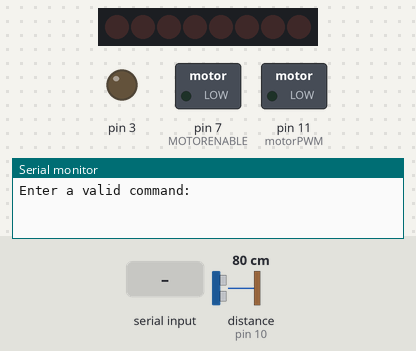
Bench run of a sketch on a simulated Arduino Uno, built with avr-gcc and run on an emulated ATmega328P. Parts: 8 shift-register outputs drawn as a row of LEDs (first output left, lit = HIGH), switched loads named in the sketch (green lamp = pin HIGH), output pins drawn as LEDs (lit = HIGH), the last lines printed to the serial monitor. Wiring (inferred from the names in the program): ultrasonic range finder: trigger pin 9; echo pin 10; shift register (74HC595): data pin 8; shift clock pin 4; latch pin 12. Wiring (inferred from the signals the program sends): row of LEDs: on Q0, Q1, Q2, Q3, Q4, Q5, Q6, Q7. Inputs (shaded band) come from the test bench; at power-on: distance to the obstacle (sensor on pin 10) 80 cm. The echo pulse lasts 58.3 µs per cm; pins used as bus, display or sensor lines are not drawn.

Above: at 1.2 s.
1.3 s: "left" received over the second serial link
At 2.1 s:
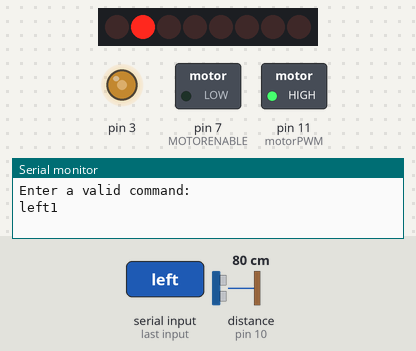
3.8 s: "right" received over the second serial link
At 4.6 s:
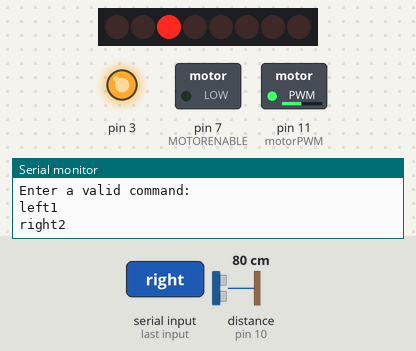
6.3 s: "back" received over the second serial link
At 7.0 s:
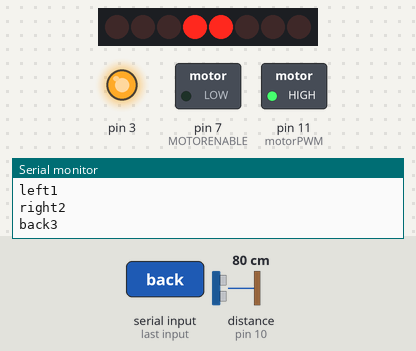
8.0 s: "abort" received over the second serial link
At 8.4 s:
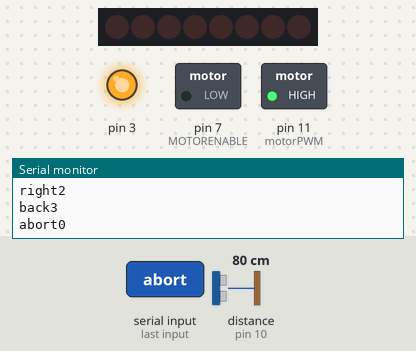
9.5 s: "forward" received over the second serial link
At 10.6 s:
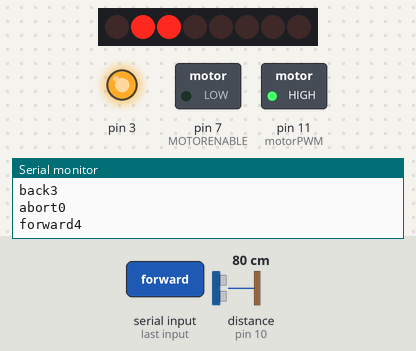
11.2 s: "left" received over the second serial link
At 12.0 s:
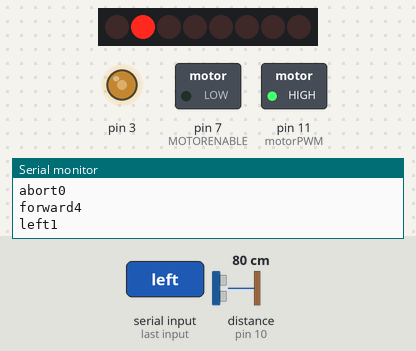
Timing chart, 0 to 14.2 s (numbered marks = the images above; inputs shaded):
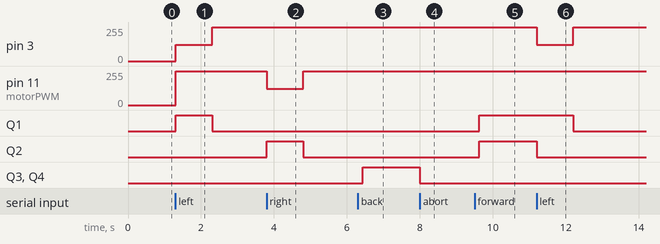

Measured:
- after the input at 1.3 s, pin 3: 0/255 → 123/255 at once, → 255/255 1.0 s later; pin 11 (motorPWM): 0/255 → 255/255 at once; Q1: LOW → HIGH at once, → LOW 1.0 s later
- after the input at 3.8 s, pin 11 (motorPWM): 255/255 → 123/255 at once, → 255/255 1.0 s later; Q2: LOW → HIGH at once, → LOW 1.0 s later
- after the input at 6.3 s, Q3, Q4: LOW → HIGH after 0.13 s
- after the input at 8.0 s, Q3, Q4: HIGH → LOW at once
- after the input at 9.5 s, Q1, Q2: LOW → HIGH after 0.13 s
- after the input at 11.2 s, pin 3: 255/255 → 123/255 at once, → 255/255 1.0 s later; Q1: HIGH → LOW after 1.0 s; Q2: HIGH → LOW at once

The sketch:

Keyboard_Ctl-LAZ.ino
```cpp
//Draft of
//control of the dc motors && Ultrasonic sensor
//from keyboard input
#include <SoftwareSerial.h>

SoftwareSerial BlueTooth(6,13); //6 RXD, 13 TXD


const int trigPin = 9;
const int echoPin = 10;
long duration;
double distance;
String cmd;

//Arduino pins for the shift register
#define MOTORLATCH 12
#define MOTORCLK 4
#define MOTORENABLE 7
#define MOTORDATA 8

/*8-bit bus after the 74HC595 shift register
  (not Arduino pins)
  These are used to set the direction of the bridge driver..*/
#define MOTOR1_A 2
#define MOTOR1_B 3
#define MOTOR2_A 1
#define MOTOR2_B 4


//Arduino pins for PWM signals, pins 11 and 3 are PWM pins
#define MOTOR1_PWM 11
#define MOTOR2_PWM 3


//Codes for the motor function.
#define FORWARD 1
#define BACKWARD 2
#define BRAKE 3
#define RELEASE 4

void setup()
{
  pinMode(trigPin,OUTPUT);
  pinMode(echoPin,INPUT);
  Serial.begin(9600);
  BlueTooth.begin(9600);
  Serial.println("Enter a valid command: ");
}

//this returns the distance read by the sensor
double getDistance()
{
  digitalWrite(trigPin,LOW);
  delayMicroseconds(2);

  digitalWrite(trigPin,HIGH);
  delayMicroseconds(10);
  digitalWrite(trigPin,LOW);

  duration = pulseIn(echoPin,HIGH);
  distance = duration*0.034/2;
  return distance;
}

//stops the robot if conditions are met
void backUp()
{
  motor(1,BRAKE,0);
  motor(2,BRAKE,0);
}

//sets the speed, direction of motor 1 or 2
void motor(int nMotor, int direction_, int speed)
{
  int motorPositive, motorNegative;

  if (nMotor == 1 || nMotor == 2)
  {
    switch (nMotor)
    {
      case 1:
        motorPositive   = MOTOR1_A;
        motorNegative   = MOTOR1_B;
        break;
      case 2:
        motorPositive   = MOTOR2_A;
        motorNegative   = MOTOR2_B;
        break;
      default:
        break;
    }

    switch (direction_)
    {
      case FORWARD:
        motor_output (motorPositive, HIGH, speed);
        motor_output (motorNegative, LOW, -1);   // -1: no PWM set
        break;
      case BACKWARD:
        motor_output (motorPositive, LOW, speed);
        motor_output (motorNegative, HIGH, -1);    // -1: no PWM set
        break;
      case BRAKE:
      /*The AdaFruit library didn't implement a brake.
      The L293D motor driver ic doesn't have a good
      brake anyway.
      It uses transistors inside, and not mosfets.
      Some use a software break, by using a short
      reverse voltage.
      This brake will try to brake, by enabling
      the output and by pulling both outputs to ground.
      But it isn't a good break..*/
        motor_output (motorPositive, LOW, 255); //255: fully on.
        motor_output (motorNegative, LOW, -1);  //-1: no PWM set
        break;
      case RELEASE:
        motor_output (motorPositive, LOW, 0);  //0: output floating.
        motor_output (motorNegative, LOW, -1); //-1: no PWM set
        break;
      default:
        break;
    }
  }
}


void motor_output (int output, int high_low, int speed)
/*The function motor_ouput uses the motor driver to
  drive normal outputs like lights, relays, solenoids,
  DC motors (but not in reverse).
  It is also used as an internal helper function
  for the motor() function...*/
{
  int motorPWM;

  switch (output)
  {
    case MOTOR1_A:
    case MOTOR1_B:
      motorPWM = MOTOR1_PWM;
      break;
    case MOTOR2_A:
    case MOTOR2_B:
      motorPWM = MOTOR2_PWM;
      break;//
    default:
    //Use speed as error flag, -3333 = invalid output.
      speed = -3333;
      break;
  }
    if (speed != -3333)
  {
    /*Set the direction with the shift register
      on the MotorShield, even if the speed = -1.
      In that case the direction will be set, but
      not the PWM...*/
    shiftWrite(output, high_low);

    // set PWM only if it is valid
    if (speed >= 0 && speed <= 255)
    {
      analogWrite(motorPWM, speed);
    }
  }
}

/*The parameters are just like digitalWrite().

  The output is the pin 0...7 (the pin behind  the shift register).
  The second parameter is HIGH or LOW.

  There is no initialization function.
  Initialization is automatically done at the first
  time it is used...*/
void shiftWrite(int output, int high_low)
{
  static int latch_copy;
  static int shift_register_initialized = false;

  /*Do the initialization on the fly,
    at the first time it is used...*/
  if (!shift_register_initialized)
  {
    // Set pins for shift register to output
    pinMode(MOTORLATCH, OUTPUT);
    pinMode(MOTORENABLE, OUTPUT);
    pinMode(MOTORDATA, OUTPUT);
    pinMode(MOTORCLK, OUTPUT);

    //Set pins for shift register to default value (low);
    digitalWrite(MOTORDATA, LOW);
    digitalWrite(MOTORLATCH, LOW);
    digitalWrite(MOTORCLK, LOW);
    //Enable the shift register, set Enable pin Low.
    digitalWrite(MOTORENABLE, LOW);

    //start with all outputs (of the shift register) low
    latch_copy = 0;

    shift_register_initialized = true;
  }

  //The defines HIGH and LOW are 1 and 0.
  //So this is valid.
  bitWrite(latch_copy, output, high_low);
  /*Use the default Arduino 'shiftOut()' function to
  shift the bits with the MOTORCLK as clock pulse.
  The 74HC595 shiftregister wants the MSB first.
  After that, generate a latch pulse with MOTORLATCH...*/
  shiftOut(MOTORDATA, MOTORCLK, MSBFIRST, latch_copy);
  delayMicroseconds(5);    //For safety, not really needed.
  digitalWrite(MOTORLATCH, HIGH);
  delayMicroseconds(5);    //For safety, not really needed.
  digitalWrite(MOTORLATCH, LOW);
}

void goForward(int dc_mot1, int dc_mot2, int Speed)
/* sets motor1 and motor 2 and the speed forward
   since we only need the bot to stop when instructed to
   or when it faces an obstacle,
   hence no duration needed for this function */
{
 int speed_set = 0;
 for (int i = 0; i<Speed; i++)
 {
    speed_set++;
    motor(dc_mot1,FORWARD,speed_set);
    motor(dc_mot2,FORWARD,speed_set);
    if(speed_set == Speed)
      speed_set--;
 }
}

void goBackward(int dc_mot1, int dc_mot2, int Speed)
//sets motor1 and motor 2 and the speed backward
{
 int speed_set = 0;
 for (int i = 0; i<Speed; i++)
 {
    speed_set++;
    motor(dc_mot1,BACKWARD,speed_set);
    motor(dc_mot2,BACKWARD,speed_set);
    if(speed_set == Speed)
      speed_set--;
 }
}

void RightTurn(int dc_mot1, int dc_mot2,double Speed)
//makes right turn
{
  motor(dc_mot1,FORWARD,Speed);
  motor(dc_mot2,BRAKE,0);
}

void LeftTurn(int dc_mot1, int dc_mot2,int Speed)
//makes left turn
{
  motor(dc_mot1,BRAKE,0);
  motor(dc_mot2,FORWARD,Speed);
}

void turn()
{
   delay(1000);
   backUp();
}

//gets command from keyboard
int getCommand()
{
  while (BlueTooth.available())
  {
    char rx = BlueTooth.read();
    cmd += rx;
    if (rx == 'k' || rx == 't' || rx == 'd')
    {
      return 1;
    }
  }
  return 0;
}

//set the direction of the mvt
int getMove()
{
  int mov = -1;

  if(cmd == "abort")
    mov = 0;
  else if(cmd == "left")
    mov = 1;
  else if(cmd == "right")
    mov = 2;
  else if(cmd == "back")
    mov = 3;
  else if(cmd == "forward")
    mov = 4;

  return mov;
}

/*...*/
void setmotion(int mvt)
{
  switch(mvt)
  {
    case 0:
      backUp();
      break;
    case 1: //left motion
      LeftTurn(1,2,123);
      turn();
      break;
    case 2: //right motion
      RightTurn(1,2,123);
      turn();
      break;
    case 3: //backward motion
      goBackward(1,2,255);
      break;
    case 4: //forward motion
      goForward(1,2,255);
      break;
    default:
      break;
  }
}
/*....
......*/
void loop()
{
  double dist = getDistance();
  //Serial.println(dist); //not needed
  //only to print the distance
  //read from sensor
  if(dist >= 20)
  /*the operating distance should be
  10cm far from any obstacles */
  {
    int ret = getCommand();
    if ( ret == 1 )
    {
      Serial.print(cmd);
      int movement = getMove();
      Serial.println(movement);
      if ( movement >= 0 )
      {
        setmotion(movement);
      }
      cmd = "";
    }
  }
  else
  {
    backUp();
  }
}
```
